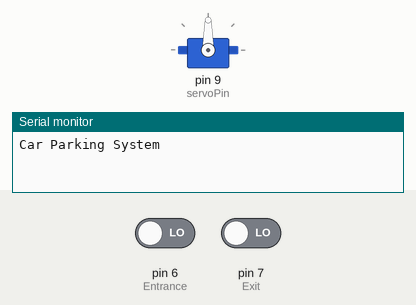
Simulated run of this sketch. Board: Arduino Uno, built with avr-gcc and run on an emulated ATmega328P. Parts: servo, the last lines printed to the serial monitor. Inputs (shaded band) come from the test bench; at power-on: pin 6 (Entrance) LOW, pin 7 (Exit) LOW.

Above: at 1.2 s.
1.3 s: pin 6 (Entrance) driven HIGH
4.3 s: pin 7 (Exit) driven HIGH
7.3 s: pin 6 (Entrance) driven LOW
At 9.4 s:
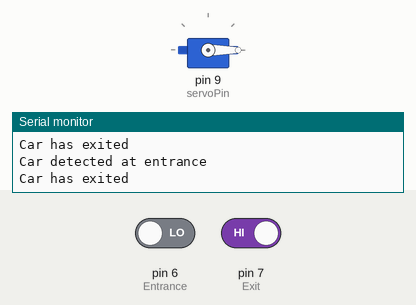
Timing chart, 0 to 10.9 s (numbered marks = the images above; inputs shaded):
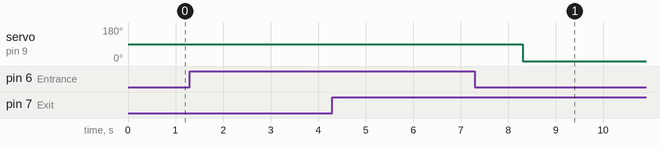

The sketch:

smart_car_parking.ino
```cpp
#include <Wire.h>
#include <Servo.h>
#include <IRremote.h>

const int Entrance = 6;  // Entrance
const int Exit = 7;      // Exit
const int servoPin = 9;    // Servo motor
Servo myservo;

void setup() {
  pinMode(Entrance, INPUT);
  pinMode(Exit, INPUT);
  myservo.attach(servoPin);
  Serial.begin(9600);
  Serial.println("Car Parking System");
}

void loop() {
  if (digitalRead(Entrance) == HIGH) {
    Serial.println("Car detected at entrance");
    myservo.write(90);  // Open the gate
    delay(2000);        // 2 seconds
    while (digitalRead(Exit) == LOW) {
      Serial.println("Waiting for car to exit");
      delay(1000);
    }
    Serial.println("Car has exited");
    myservo.write(0);   // Close the gate
  }
}
```

Measured:
- after the input at 7.3 s, servo on pin 9 (servoPin): 90° → 0° after 1.0 s
